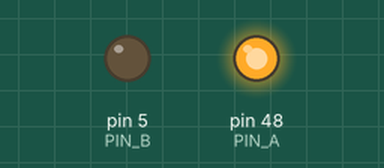
Recording of a program running on a simulated MicroPython board. On the bench: output pins drawn as LEDs (lit = HIGH).

Above: at 0.2 s.
At 11.4 s:
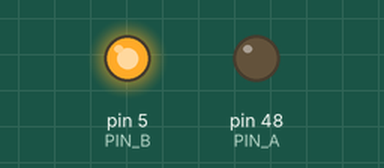
At 18.5 s:
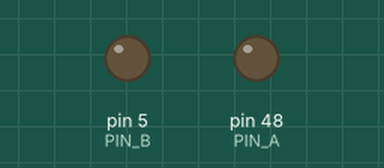
Timing chart, 0 to 26.5 s (numbered marks = the images above):
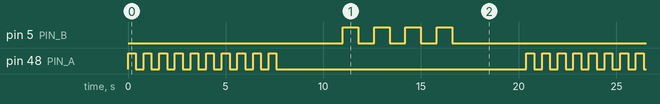

Measured:
- by itself, pin 5 (PIN_B): repeats every 20.4 s: 3 × (LOW 0.80 s, HIGH 0.80 s), LOW 14.8 s, HIGH 0.80 s
- by itself, pin 48 (PIN_A): repeats every 20.4 s: 9 × (LOW 0.40 s, HIGH 0.40 s), LOW 12.8 s, HIGH 0.40 s
- by itself, everything shown: repeats every 20.4 s, in 28 steps

The program:

pin_probe.py
```python
# 临时诊断用：判断 HW-479 的信号线到底接在哪个 GPIO 上
#
# 背景：把每个候选 GPIO 配成"内部上拉"再读，只有 GPIO48 读 0。
#       这说明 GPIO48 上有东西把它拉低（很可能就是你的灯模块，150Ω + LED 到地）。
#       而 GPIO5 读 1，表示那条支路是开的。
#
# 运行后循环两组闪烁，用来肉眼确认：
#   第 1 组：GPIO48 快闪（0.4 秒亮 / 0.4 秒灭，共 10 次）  —— 约 8 秒
#   停顿 3 秒
#   第 2 组：GPIO5  慢闪（0.8 秒亮 / 0.8 秒灭，共 4 次）   —— 约 6 秒
#   停顿 3 秒，然后重复

from machine import Pin
import time

PIN_A = Pin(48, Pin.OUT)  # 第 1 组：被拉低的那个
PIN_B = Pin(5, Pin.OUT)   # 第 2 组：你原本说的 G 通道

PIN_A.value(0)
PIN_B.value(0)


def group_fast():
    for _ in range(10):
        PIN_A.value(1)
        time.sleep_ms(400)
        PIN_A.value(0)
        time.sleep_ms(400)


def group_slow():
    for _ in range(4):
        PIN_B.value(1)
        time.sleep_ms(800)
        PIN_B.value(0)
        time.sleep_ms(800)


while True:
    group_fast()
    time.sleep_ms(3000)
    group_slow()
    time.sleep_ms(3000)
```
